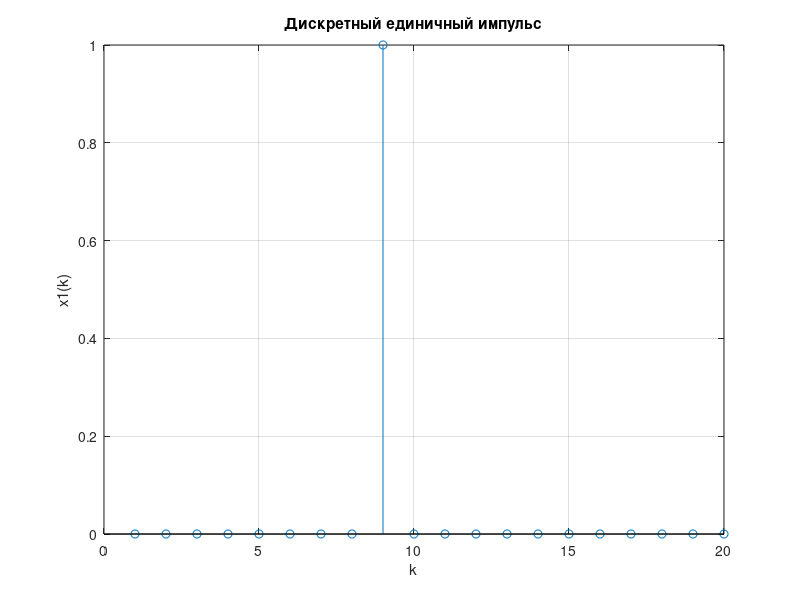

MATLAB code to generate this figure:
% Создаем вектор значений k от 1 до 20
k = 1:20;

% Инициализируем вектор x1 нулями
x1 = zeros(size(k));

% Устанавливаем значение x1(9) равным 1, чтобы создать единичный импульс
x1(9) = 1;

% Создаем новую фигуру и строим график дискретного единичного импульса
figure;
stem(k, x1);
grid on;

% Добавляем подписи к осям для ясности
xlabel('k');
ylabel('x1(k)');
title('Дискретный единичный импульс');

